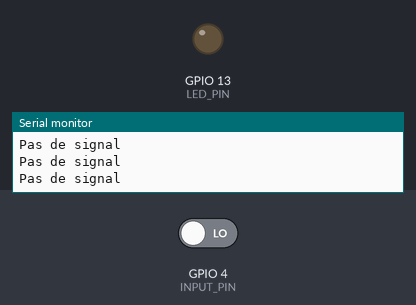
Bench run of a sketch on a simulated ESP32. On the bench: output pins drawn as LEDs (lit = HIGH), the last lines printed to the serial monitor. The inputs (shaded band) are chosen by the test bench; at power-on: GPIO 4 (INPUT_PIN) LOW.

Above: at 1.8 s.
1.9 s: GPIO 4 (INPUT_PIN) driven HIGH
At 3.0 s:
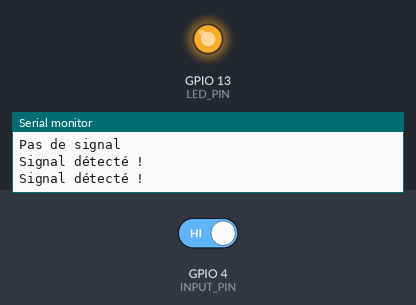
3.5 s: GPIO 4 (INPUT_PIN) driven LOW
At 4.2 s:
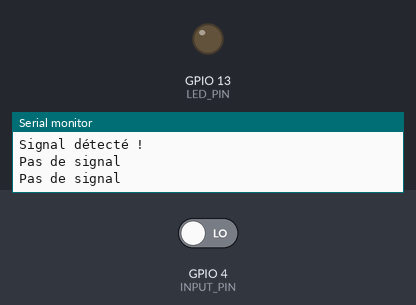
Timing chart, 0 to 6.5 s (numbered marks = the images above; inputs shaded):
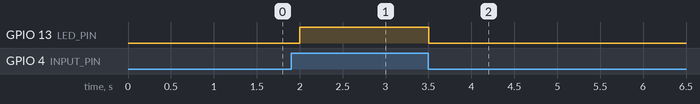

The sketch:

Test_PIR.ino
```cpp
#define INPUT_PIN 4    //cf câble blanc
#define LED_PIN   13

void setup() {
  Serial.begin(115200);
  pinMode(LED_PIN, OUTPUT);
}

void loop() {

  int state = digitalRead(INPUT_PIN);

  if(state == HIGH) {
    Serial.println("Signal détecté !");
    digitalWrite(LED_PIN, HIGH);
  } else {
    Serial.println("Pas de signal");
    digitalWrite(LED_PIN, LOW);
  }

  delay(500); // petit délai pour éviter la spam
}
```

Measured:
- after the input at 1.9 s, GPIO 13 (LED_PIN): LOW → HIGH after 0.10 s
- after the input at 3.5 s, GPIO 13 (LED_PIN): HIGH → LOW at once
